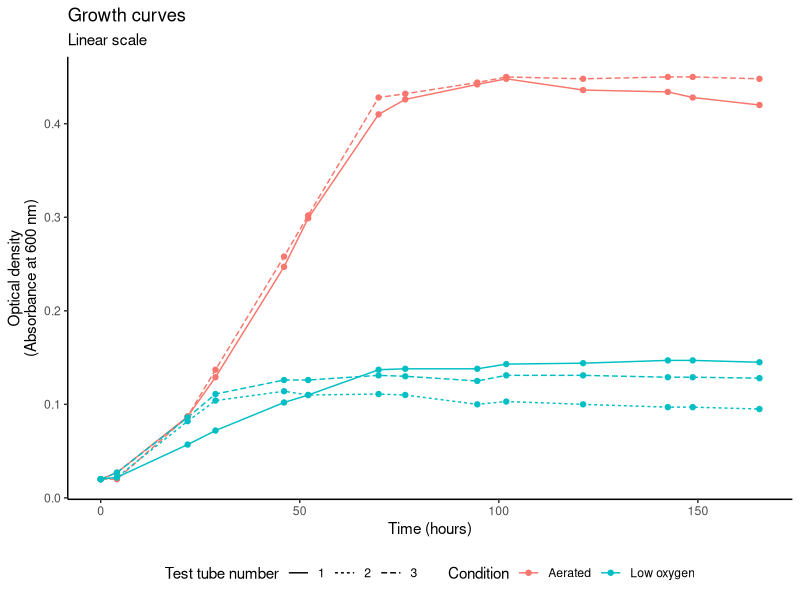
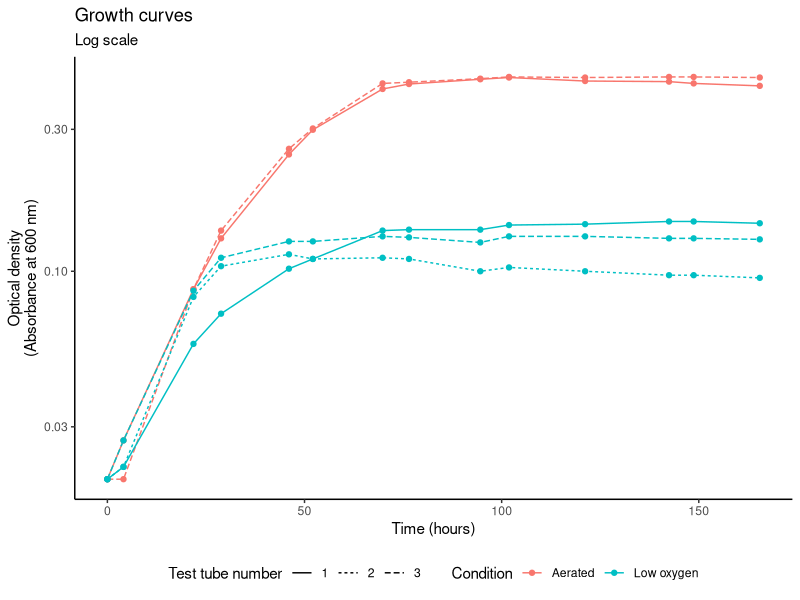
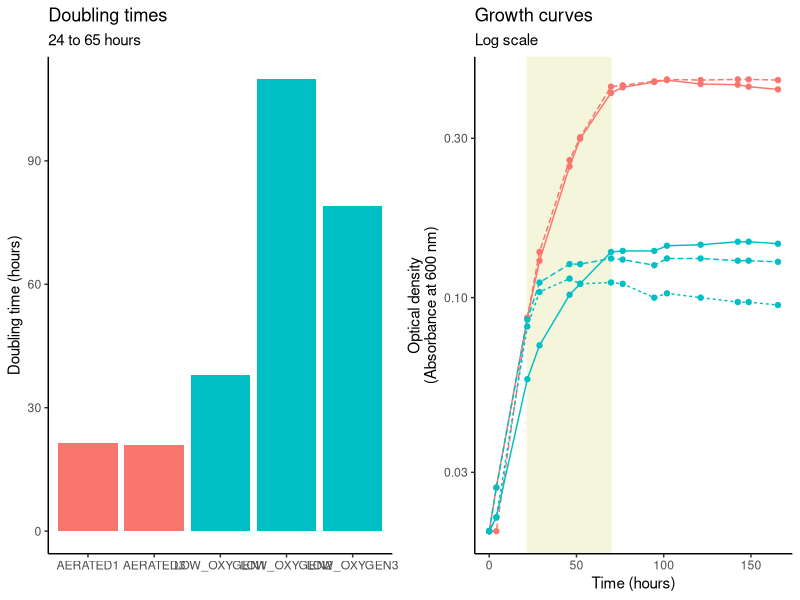

Write the R code that produced these figures, in order.
## ---- chunk 1
knitr::opts_chunk$set(echo = FALSE)
## ---- chunk 2
library(readxl)
library(tidyverse)
library(knitr)
library(purrr)
library(hms)
library(gridExtra)
## ---- chunk 3
growth_data <- read_excel("growth curve data_GR.xls",
                          sheet = "simplified_template") %>% 
  mutate(delta_time = difftime(sampling_date_time, 
                             first(sampling_date_time),
                             units = "hours")) %>% 
  select(sampling_date_time, delta_time, aerated1:low_oxygen3)
## ---- chunk 4
kable(growth_data, digits = 3)
## ---- chunk 5
growth_data_tidy <- pivot_longer(growth_data, -c(sampling_date_time, delta_time),
                           names_to = "growth_condition", 
                           values_to = "opt_dens") %>% 
  mutate(growth_condition = str_to_title(growth_condition)) %>% 
  mutate(cond_type = str_extract(growth_condition, "[A-Z][a-z_]*"),
         cond_type = str_replace(cond_type, "_", " "),
         test_tube_number = str_extract(growth_condition, "[0-9]"))
## ---- chunk 6
ggplot(growth_data_tidy, aes(x = delta_time, y = opt_dens, group = growth_condition,
                             color = cond_type, linetype = test_tube_number)) + 
  geom_line() + 
  geom_point() + 
  labs(x = "Time (hours)",
       y = "Optical density\n(Absorbance at 600 nm)",
       color = "Condition", 
       linetype = "Test tube number") + 
  theme_classic() + 
  theme(legend.position = "bottom") + 
  ggtitle("Growth curves", subtitle = "Linear scale")
## ---- chunk 7
ggplot(growth_data_tidy, aes(x = delta_time, y = opt_dens, group = growth_condition,
                             color = cond_type, linetype = test_tube_number)) + 
  geom_line() + 
  geom_point() + 
  labs(x = "Time (hours)",
       y = "Optical density\n(Absorbance at 600 nm)",
       color = "Condition", 
       linetype = "Test tube number") + 
  theme_classic() + 
  theme(legend.position = "bottom") + 
  scale_y_continuous(trans = "log10") + 
  ggtitle("Growth curves", subtitle = "Log scale")
## ---- chunk 8
times_for_doubling <- growth_data %>% 
  mutate(diff_24 = abs(delta_time - 24),
         diff_65 = abs(delta_time - 65)) %>% 
  summarize(closest_to_24 = delta_time[diff_24 == min(diff_24)],
            closest_to_65 = delta_time[diff_65 == min(diff_65)])

doubling_data <- growth_data %>% 
  filter(delta_time %in% c(times_for_doubling$closest_to_24,
                         times_for_doubling$closest_to_65)) %>% 
  select(-sampling_date_time) %>% 
  pivot_longer(-delta_time, names_to = "growth_conditions", values_to = "opt_dens") 

doubling_data <- doubling_data %>% 
  group_by(growth_conditions) %>% 
  summarize(start_time = first(delta_time),
            end_time = last(delta_time),
            diff_time = last(delta_time) - first(delta_time),
            delta_opt_dens = log(last(opt_dens)) - log(first(opt_dens)),
            doubling_time = (log(2) * diff_time) / delta_opt_dens) %>% 
  select(-c(diff_time, delta_opt_dens))
## ---- chunk 9
kable(doubling_data)
## ---- chunk 10
doubling_data <- doubling_data %>% 
  mutate(growth_conditions = str_to_upper(growth_conditions),
         cond_type = str_extract(growth_conditions, "[A-Z]"),
         cond_num = str_extract(growth_conditions, "[0-9]"))

a <- ggplot(doubling_data, aes(x = growth_conditions, y = doubling_time, fill = cond_type)) + 
  geom_col() + 
  theme_classic() + 
  labs(y = "Doubling time (hours)", 
       x = "") + 
  theme(legend.position = "none") + 
  ggtitle("Doubling times", subtitle = "24 to 65 hours")

b <- ggplot() + 
  geom_rect(data = times_for_doubling,
            aes(xmin = closest_to_24, xmax = closest_to_65),
            ymin = -Inf, ymax = Inf,
            color = "beige", fill = "beige") +
  geom_line(data = growth_data_tidy, aes(x = delta_time, y = opt_dens, group = growth_condition,
                             color = cond_type, linetype = test_tube_number)) + 
  geom_point(data = growth_data_tidy, aes(x = delta_time, y = opt_dens, group = growth_condition,
                             color = cond_type, linetype = test_tube_number)) + 
  labs(x = "Time (hours)",
       y = "Optical density\n(Absorbance at 600 nm)",
       color = "Condition type", 
       linetype = "Condition number") + 
  theme_classic() + 
  theme(legend.position = "none") + 
  scale_y_continuous(trans = "log10") + 
  ggtitle("Growth curves", subtitle = "Log scale") 

grid.arrange(a, b, ncol = 2)
